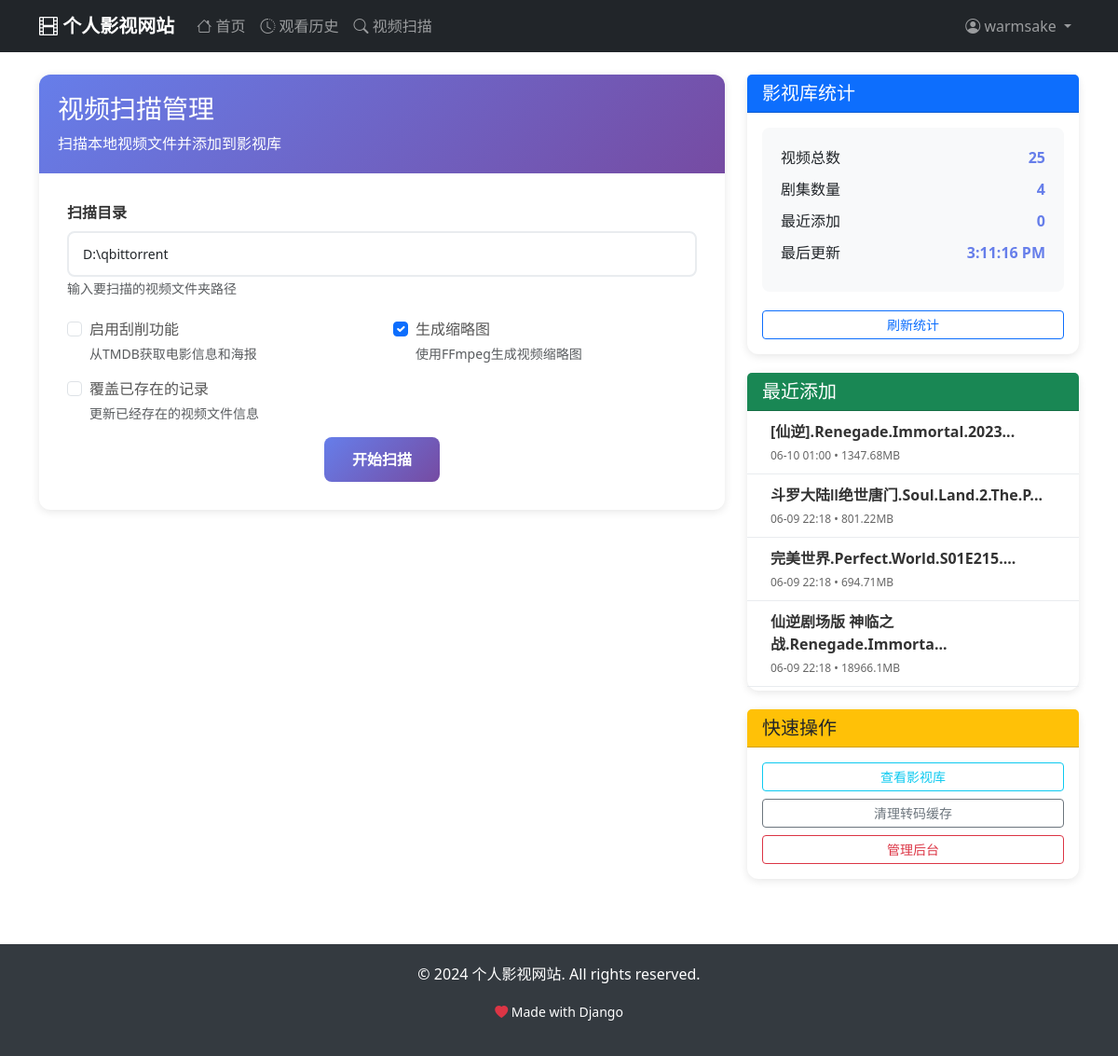
Page /management/scan-videos/ (signed in) on the earlier database version.
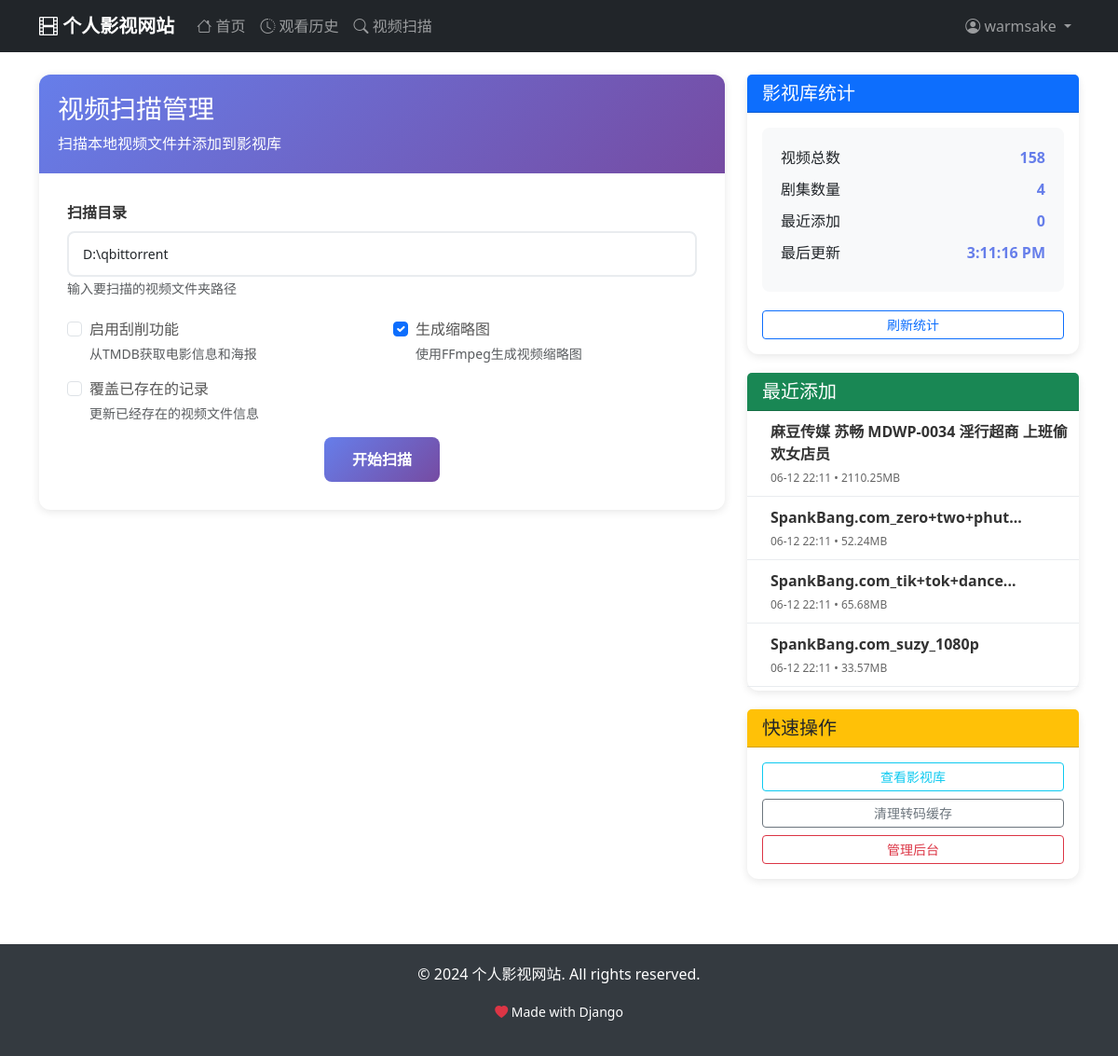
Same page on the later database version.
### movies/models.py (models this page shows, shortened)
class Movie(models.Model):
    title = models.CharField(max_length=200, verbose_name='标题')
    original_title = models.CharField(max_length=200, blank=True, verbose_name='原始标题')
    file_path = models.CharField(max_length=500, unique=True, verbose_name='文件路径')
    file_size = models.BigIntegerField(verbose_name='文件大小(字节)')
    duration = models.DurationField(null=True, blank=True, verbose_name='时长')
    series = models.ForeignKey(Series, on_delete=models.CASCADE, related_name='movies', null=True, blank=True, verbose_name='所属剧集')
    episode_number = models.PositiveIntegerField(null=True, blank=True, verbose_name='集数')
    season_number = models.PositiveIntegerField(null=True, blank=True, verbose_name='季数')
    thumbnail = models.ImageField(upload_to='thumbnails/', null=True, blank=True, verbose_name='缩略图')
    poster_url = models.URLField(blank=True, verbose_name='海报URL')
    poster_image = models.ImageField(upload_to='episode_posters/', blank=True, null=True, verbose_name='剧集海报')
    description = models.TextField(blank=True, verbose_name='描述')
    genre = models.CharField(max_length=100, blank=True, verbose_name='类型')
    year = models.PositiveIntegerField(null=True, blank=True, verbose_name='年份')
    rating = models.DecimalField(max_digits=3, decimal_places=1, null=True, blank=True, verbose_name='评分')
    tmdb_id = models.IntegerField(null=True, blank=True, verbose_name='TMDB ID')
    imdb_id = models.CharField(max_length=20, blank=True, verbose_name='IMDB ID')
    created_at = models.DateTimeField(auto_now_add=True, verbose_name='创建时间')
    updated_at = models.DateTimeField(auto_now=True, verbose_name='更新时间')
    views = models.PositiveIntegerField(default=0, verbose_name='观看次数')
    class Meta:
        verbose_name = '影片'
        verbose_name_plural = '影片'
        ordering = ['series', 'season_number', 'episode_number', '-created_at']
    @property
    def file_size_mb(self):
        return round(self.file_size / (1024 * 1024), 2)

### movies/views.py (the view)
# urls.py: path('management/scan-videos/', views.scan_videos_page, name='scan_videos_page'),
@login_required
def scan_videos_page(request):
    if not request.user.is_superuser:
        messages.error(request, '只有管理员可以访问此页面')
        return redirect('index')
    context = {
        'total_movies': Movie.objects.count(),
        'total_series': Series.objects.count(),
        'recent_movies': Movie.objects.order_by('-created_at')[:5],
    }
    return render(request, 'movies/scan_videos.html', context)

### templates/movies/scan_videos.html (shortened to what the changed rows need)
{% extends 'base.html' %}
{% block content %}
<div class="container my-4">
    <div class="row">
        <div class="col-lg-4">
            <div class="card scan-card">
                <div class="card-body">
                    <div class="status-card">
                        <div class="status-item">
                            <span> 视频总数</span>
                            <span class="status-value" id="totalMovies">{{ total_movies }}</span>
                        </div>
                    </div>
                </div>
            </div>
            <div class="card scan-card">
                <div class="card-body p-0">
                    <div class="recent-movies">
                        {% for movie in recent_movies %}
                        <div class="movie-item">
                            <div class="movie-info">
                                <div class="movie-title">{{ movie.title|truncatechars:30 }}</div>
                                <div class="movie-meta">
                                    {{ movie.created_at|date:"m-d H:i" }}
                                    {% if movie.file_size_mb %}
                                    • {{ movie.file_size_mb }}MB
                                    {% endif %}
                                </div>
                            </div>
                        </div>
                        {% empty %}
                        <div class="text-center p-3 text-muted">
                            <i class="fas fa-inbox"></i><br>
                            暂无最近添加的视频
                        </div>
                        {% endfor %}
                    </div>
                </div>
            </div>
        </div>
    </div>
</div>
{% endblock %}

Differences in the rows shown:
no longer on this page (row unchanged): Movie: title "[仙逆].Renegade.Immortal.2023...", created_at "06-10 01:00", file_size_mb "1347.68"
no longer on this page (row unchanged): Movie: title "斗罗大陆Ⅱ绝世唐门.Soul.Land.2.The.P...", created_at "06-09 22:18", file_size_mb "801.22"
no longer on this page (row unchanged): Movie: title "完美世界.Perfect.World.S01E215....", created_at "06-09 22:18", file_size_mb "694.71"
no longer on this page (row unchanged): Movie: title "仙逆剧场版 神临之战.Renegade.Immorta...", created_at "06-09 22:18", file_size_mb "18966.1"
added Movie: title "麻豆传媒 苏畅 MDWP-0034 淫行超商 上班偷欢女店员", created_at "06-12 22:11", file_size_mb "2110.25"
added Movie: title "SpankBang.com_zero+two+phut...", created_at "06-12 22:11", file_size_mb "52.24"
added Movie: title "SpankBang.com_tik+tok+dance...", created_at "06-12 22:11", file_size_mb "65.68"
added Movie: title "SpankBang.com_suzy_1080p", created_at "06-12 22:11", file_size_mb "33.57"
Other differences:
{{ total_movies }}: "25" → "158"
